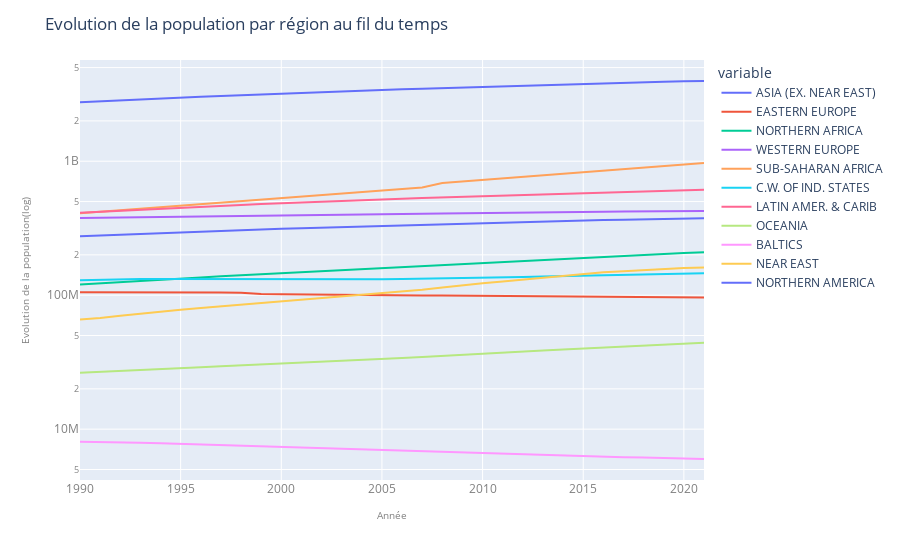

The notebook cell saved with this chart:
### Code cell
fig = go.Figure()
fig = px.line(df_gr4_sql,log_y=True)
fig.update_layout(title='Evolution de la population par région au fil du temps',
                  xaxis_title='Année',
                  yaxis_title='Evolution de la population',
                  title_font_family = "Open Sans",
                  title_xanchor="auto")
fig.update_yaxes(title_text="Evolution de la population(log)",color="grey",title_font_size = 10)
fig.update_xaxes(title_text="Année",color="grey",title_font_size = 10)
fig.show()
